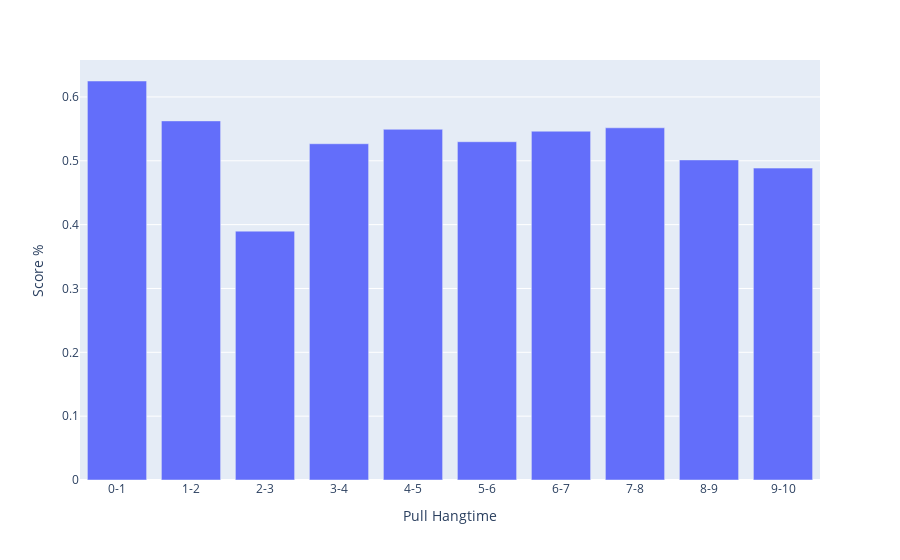

Write notebook code for a chart like this one.
### Code cell
def pull_bin_labels(bins):
    return [f"{x}-{bins[i+1]}" for i, x in enumerate(bins[:-1])]

s = audl.Season(upload=False, download=False)
bins = list(range(11))
labels = pull_bin_labels(bins)
df = (
    s.get_games(small_file=False)
    .query("t==[3,4,]")
    .query("s_before>60")
#     .query("period==[1,2,3,]")
    .assign(hangtime_bucket=lambda x: pd.Categorical(pd.cut(x["hangtime"],
                                                            bins=bins,
                                                            labels=labels),
                                                     categories=labels,
                                                     ordered=True))
    .groupby(["event_name", "hangtime_bucket", "possession_outcome_general"])
    .size()
    .groupby(level=["event_name", "hangtime_bucket"])
    .apply(lambda x: x/x.sum())
    .rename("pct")
    .reset_index()
    .query("possession_outcome_general=='Score'")
    .query("event_name=='In-bounds Pull'")
    .rename(columns={
        "hangtime_bucket": "Pull Hangtime",
        "pct": "Score %"
    })
)
df
px.bar(df, x="Pull Hangtime", y="Score %")

### Figure 1 — Plotly figure (JSON) as saved in the notebook; plotly's stock layout.template omitted (floating-point values rounded to 4 significant figures)
{"data": [{"alignmentgroup": "True", "hovertemplate": "Pull Hangtime=%{x}<br>Score %=%{y}<extra></extra>", "legendgroup": "", "marker": {"color": "#636efa"}, "name": "", "offsetgroup": "", "orientation": "v", "showlegend": false, "textposition": "auto", "type": "bar", "x": ["0-1", "1-2", "2-3", "3-4", "4-5", "5-6", "6-7", "7-8", "8-9", "9-10"], "xaxis": "x", "y": [0.625, 0.5625, 0.3898, 0.5267, 0.5493, 0.5299, 0.5463, 0.5517, 0.5014, 0.4885], "yaxis": "y"}], "layout": {"barmode": "relative", "legend": {"tracegroupgap": 0}, "margin": {"t": 60}, "xaxis": {"anchor": "y", "domain": [0, 1], "title": {"text": "Pull Hangtime"}}, "yaxis": {"anchor": "x", "domain": [0, 1], "title": {"text": "Score %"}}}}
